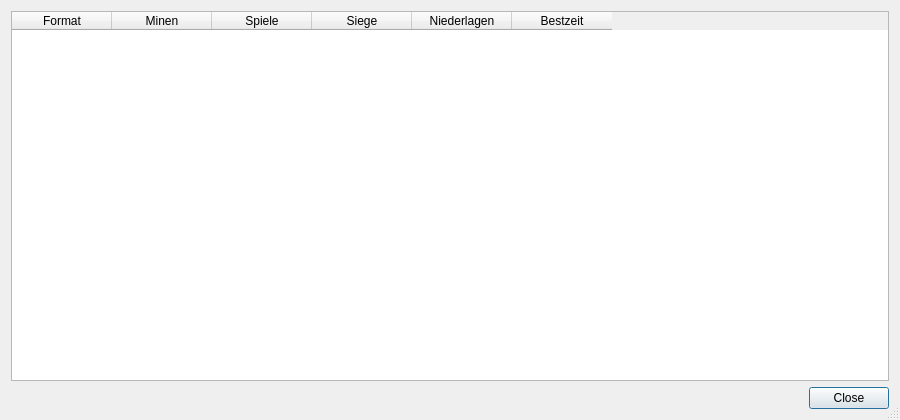
<?xml version="1.0" encoding="UTF-8"?>
<ui version="4.0">
 <class>StatisticDialog</class>
 <widget class="QDialog" name="StatisticDialog">
  <property name="windowTitle">
   <string>Statistik</string>
  </property>
    <property name="minimumSize">
     <size>
        <width>900</width>
        <height>420</height>
     </size>
    </property>
    <property name="sizeGripEnabled">
     <bool>true</bool>
    </property>
  <layout class="QVBoxLayout" name="verticalLayout">
   <item>
    <widget class="QTableWidget" name="statisticsTable">
     <column>
      <property name="text">
       <string>Format</string>
      </property>
     </column>
     <column>
      <property name="text">
       <string>Minen</string>
      </property>
     </column>
     <column>
      <property name="text">
       <string>Spiele</string>
      </property>
     </column>
     <column>
      <property name="text">
       <string>Siege</string>
      </property>
     </column>
     <column>
      <property name="text">
       <string>Niederlagen</string>
      </property>
     </column>
     <column>
      <property name="text">
       <string>Bestzeit</string>
      </property>
     </column>
     <property name="columnCount">
      <number>6</number>
     </property>
     <property name="rowCount">
      <number>0</number>
     </property>
    <property name="sizeAdjustPolicy">
     <enum>QAbstractScrollArea::AdjustToContentsOnFirstShow</enum>
    </property>
    </widget>
   </item>
   <item>
    <widget class="QDialogButtonBox" name="buttonBox">
     <property name="orientation">
      <enum>Qt::Horizontal</enum>
     </property>
     <property name="standardButtons">
      <set>QDialogButtonBox::Close</set>
     </property>
    </widget>
   </item>
  </layout>
 </widget>
 <resources/>
 <connections/>
</ui>
